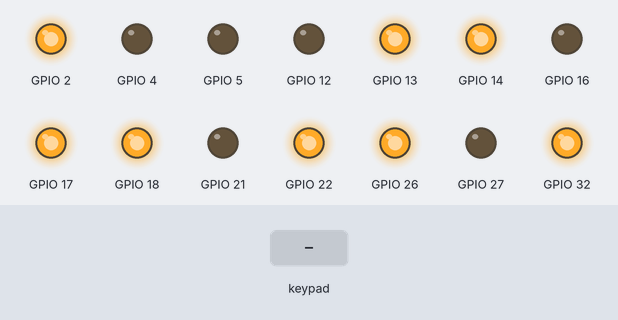
Recording of a program running on a simulated ESP32. Parts: output pins drawn as LEDs (lit = HIGH). The test bench sets the inputs (shaded band). Nothing arrives over Bluetooth unless stated; what the program prints to the serial monitor is not drawn.

Above: at 1.2 s.
1.3 s: key 'U' pressed
At 1.53 s:
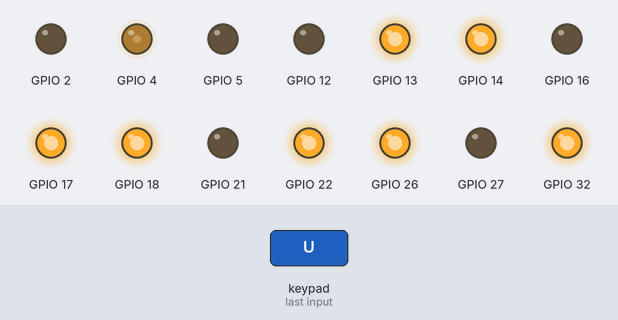
3.2 s: key 'D' pressed
At 3.43 s:
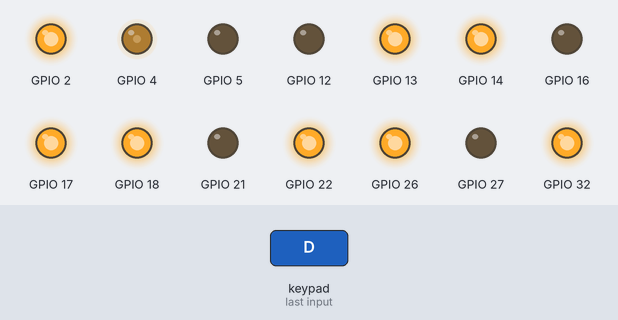
5.1 s: key 'X' pressed
At 5.33 s:
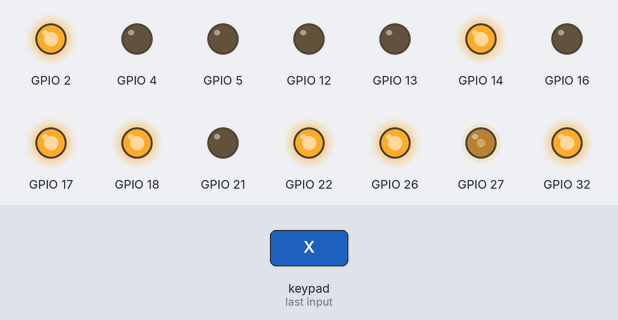
7.0 s: key 'T' pressed
At 7.24 s:
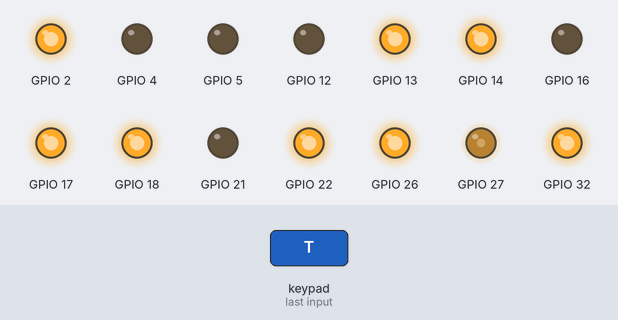
Timing chart, 0 to 9.9 s (numbered marks = the images above; inputs shaded):
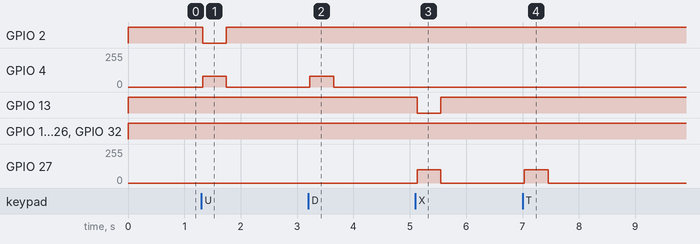

The program:

main.cpp
```cpp
#include <Arduino.h>
#include <ps4controller.h>
#include <math.h>

// --- 基本設定 ---
const int BASE_SPEED_DRIVE = 128;
int currentSpeedAccessory = 100;
const int DEADZONE = 30;            // スティックのデッドゾーン
const float DECEL_TIME = 1.0f;      // 停止までの減速時間（秒）※ここを変更して調整可能

// --- モーター制御ピン設定 ---
const int FL_PWM = 33, FL_DIR = 32, FL_CH = 0;
const int FR_PWM = 12, FR_DIR = 14, FR_CH = 1;
const int RL_PWM = 16, RL_DIR = 17, RL_CH = 2;
const int RR_PWM = 5,  RR_DIR = 18, RR_CH = 3;

const int FD_PWM = 27, FD_DIR = 13, FD_CH = 4;   // 土台（MD13S）
const int HL_PWM = 4, HL_DIR = 2, HL_CH = 6;     // ハンド上下
const int HP_PWM = 21, HP_DIR = 26, HP_CH = 5;   // ハンド前後
const int HG_PWM = 23, HG_DIR = 22, HG_CH = 7;   // グリッパー

// --- 反転フラグ ---
const bool FL_INVERT = true;
const bool FR_INVERT = false;
const bool RL_INVERT = true;
const bool RR_INVERT = false;
const bool FD_INVERT = false;
const bool HP_INVERT = true;

// --- グローバル状態 ---
int currentSpeedDrive = BASE_SPEED_DRIVE;
float last_fl = 0, last_fr = 0, last_rl = 0, last_rr = 0;
unsigned long lastConnectedTime = 0;
bool isDecelerating = false;

// --- 初期化 ---
void setupMotor(int pwmPin, int dirPin, int channel) {
  pinMode(dirPin, OUTPUT);
  ledcSetup(channel, 1000, 8);
  ledcAttachPin(pwmPin, channel);
  ledcWrite(channel, 0);
  digitalWrite(dirPin, LOW);
}

void setMotor(int pwmPin, int dirPin, int channel, float speed, bool invert = false) {
  if (invert) speed = -speed;
  speed = constrain(speed, -255, 255);
  bool direction = (speed >= 0);
  digitalWrite(dirPin, direction ? HIGH : LOW);
  ledcWrite(channel, (int)abs(speed));
}

// --- 足回りタスク ---
void driveTask(void* pvParameters) {
  for (;;) {
    float fl = 0, fr = 0, rl = 0, rr = 0;
    bool connected = PS4.isConnected();

    if (connected) {
      int x = -PS4.LStickX();
      int y = -PS4.LStickY();
      if (abs(x) < DEADZONE) x = 0;
      if (abs(y) < DEADZONE) y = 0;

      float vx = x / 128.0;
      float vy = y / 128.0;
      float vr = 0;

      if (PS4.R1()) vr = -1.0;
      else if (PS4.L1()) vr = 1.0;

      fl = (vy + vx + vr) * currentSpeedDrive;
      fr = (vy - vx - vr) * currentSpeedDrive;
      rl = (vy - vx + vr) * currentSpeedDrive;
      rr = (vy + vx - vr) * currentSpeedDrive;

      lastConnectedTime = millis();
      isDecelerating = false;
    }
    else {
      // コントローラ切断時 → 減速停止
      if (!isDecelerating) {
        unsigned long start = millis();
        while (millis() - start < DECEL_TIME * 1000) {
          float factor = 1.0 - ((millis() - start) / (DECEL_TIME * 1000.0));
          setMotor(FL_PWM, FL_DIR, FL_CH, last_fl * factor, FL_INVERT);
          setMotor(FR_PWM, FR_DIR, FR_CH, last_fr * factor, FR_INVERT);
          setMotor(RL_PWM, RL_DIR, RL_CH, last_rl * factor, RL_INVERT);
          setMotor(RR_PWM, RR_DIR, RR_CH, last_rr * factor, RR_INVERT);
          vTaskDelay(20 / portTICK_PERIOD_MS);
        }
        isDecelerating = true;
      }
      fl = fr = rl = rr = 0;
    }

    setMotor(FL_PWM, FL_DIR, FL_CH, fl, FL_INVERT);
    setMotor(FR_PWM, FR_DIR, FR_CH, fr, FR_INVERT);
    setMotor(RL_PWM, RL_DIR, RL_CH, rl, RL_INVERT);
    setMotor(RR_PWM, RR_DIR, RR_CH, rr, RR_INVERT);

    last_fl = fl;
    last_fr = fr;
    last_rl = rl;
    last_rr = rr;

    vTaskDelay(20 / portTICK_PERIOD_MS);
  }
}

// --- 土台上下 ---
void platformTask(void* pvParameters) {
  for (;;) {
    float speed = 0;
    if (PS4.isConnected()) {
      if (PS4.Triangle() && PS4.Cross()) speed = 0;
      else if (PS4.Triangle()) speed = currentSpeedAccessory;
      else if (PS4.Cross()) speed = -currentSpeedAccessory;
    }
    setMotor(FD_PWM, FD_DIR, FD_CH, speed, FD_INVERT);
    vTaskDelay(20 / portTICK_PERIOD_MS);
  }
}

// --- ハンド上下 ---
void handVerticalTask(void* pvParameters) {
  for (;;) {
    float speed = 0;
    if (PS4.isConnected()) {
      if (PS4.Up() && PS4.Down()) speed = 0;
      else if (PS4.Up()) speed = -currentSpeedAccessory + 20;
      else if (PS4.Down()) speed = currentSpeedAccessory - 20;
    }
    setMotor(HL_PWM, HL_DIR, HL_CH, speed);
    vTaskDelay(20 / portTICK_PERIOD_MS);
  }
}

// --- ハンド前後（Rスティック上下）---
void handForwardTask(void* pvParameters) {
  for (;;) {
    float speed = 0;
    if (PS4.isConnected()) {
      int ry = -PS4.RStickY();
      if (abs(ry) < DEADZONE) ry = 0;
      speed = (ry / 128.0) * currentSpeedAccessory;
    }
    setMotor(HP_PWM, HP_DIR, HP_CH, speed, HP_INVERT);
    vTaskDelay(20 / portTICK_PERIOD_MS);
  }
}

// --- グリッパー ---
void gripperTask(void* pvParameters) {
  for (;;) {
    float speed = 0;
    if (PS4.isConnected()) {
      if (PS4.L2() && PS4.R2()) speed = 0;
      else if (PS4.L2()) speed = currentSpeedAccessory;
      else if (PS4.R2()) speed = -currentSpeedAccessory;
    }
    setMotor(HG_PWM, HG_DIR, HG_CH, speed);
    vTaskDelay(20 / portTICK_PERIOD_MS);
  }
}

// --- L3ボタンで速度切替（2段階）---
void speedSwitchTask(void* pvParameters) {
  bool toggle = false;
  for (;;) {
    if (PS4.isConnected() && PS4.L3()) {
      toggle = !toggle;
      currentSpeedDrive = toggle ? BASE_SPEED_DRIVE / 2 : BASE_SPEED_DRIVE;
      Serial.printf("[Drive Speed] %s\n", toggle ? "Low" : "Normal");
      delay(500);
    }
    vTaskDelay(100 / portTICK_PERIOD_MS);
  }
}

// --- セットアップ ---
void setup() {
  Serial.begin(115200);
  PS4.begin("90:15:06:7c:3d:ca");
  Serial.println("Ready.");

  setupMotor(FL_PWM, FL_DIR, FL_CH);
  setupMotor(FR_PWM, FR_DIR, FR_CH);
  setupMotor(RL_PWM, RL_DIR, RL_CH);
  setupMotor(RR_PWM, RR_DIR, RR_CH);
  setupMotor(FD_PWM, FD_DIR, FD_CH);
  setupMotor(HL_PWM, HL_DIR, HL_CH);
  setupMotor(HP_PWM, HP_DIR, HP_CH);
  setupMotor(HG_PWM, HG_DIR, HG_CH);

  xTaskCreate(driveTask, "Drive", 4096, NULL, 1, NULL);
  xTaskCreate(platformTask, "Platform", 2048, NULL, 1, NULL);
  xTaskCreate(handVerticalTask, "HandVert", 2048, NULL, 1, NULL);
  xTaskCreate(handForwardTask, "HandFwd", 2048, NULL, 1, NULL);
  xTaskCreate(gripperTask, "Gripper", 2048, NULL, 1, NULL);
  xTaskCreate(speedSwitchTask, "SpeedSwitch", 2048, NULL, 1, NULL);
}

void loop() {}
```

Measured:
- after the input at 1.3 s, GPIO 2: HIGH → LOW at once, → HIGH 0.42 s later; GPIO 4: 0/255 → 80/255 at once, → 0/255 0.42 s later
- after the input at 3.2 s, GPIO 4: 0/255 → 80/255 at once, → 0/255 0.42 s later
- after the input at 5.1 s, GPIO 13: HIGH → LOW at once, → HIGH 0.42 s later; GPIO 27: 0/255 → 100/255 at once, → 0/255 0.42 s later
- after the input at 7.0 s, GPIO 27: 0/255 → 100/255 at once, → 0/255 0.42 s later
